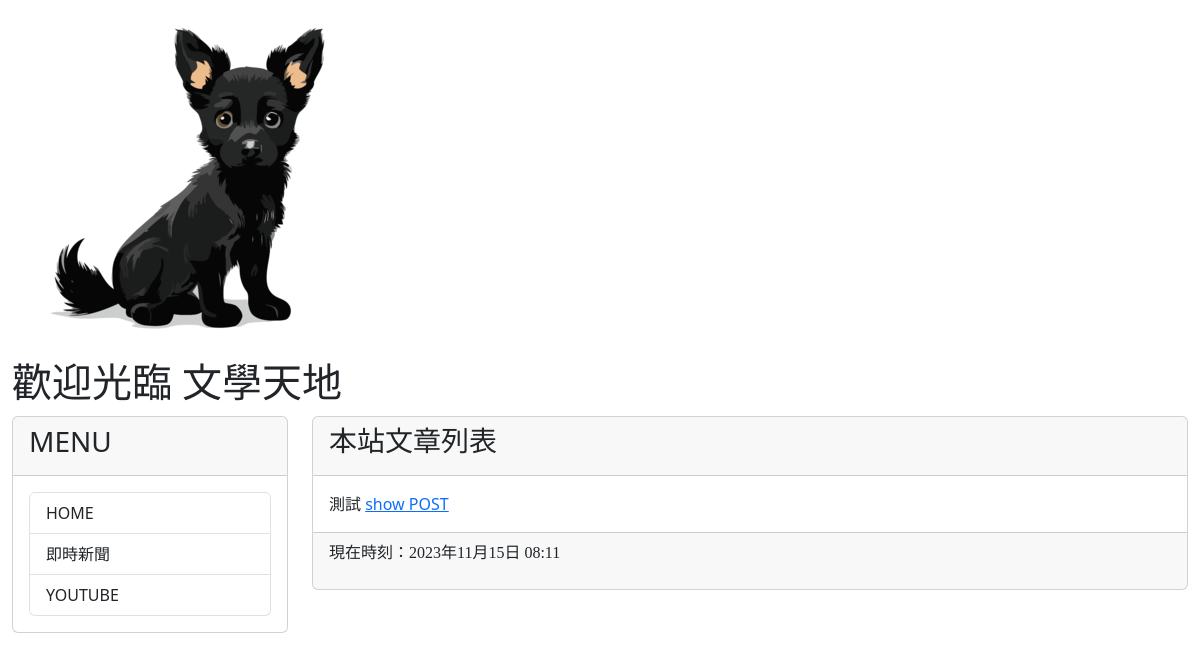
/, run on an earlier commit of the app's database.
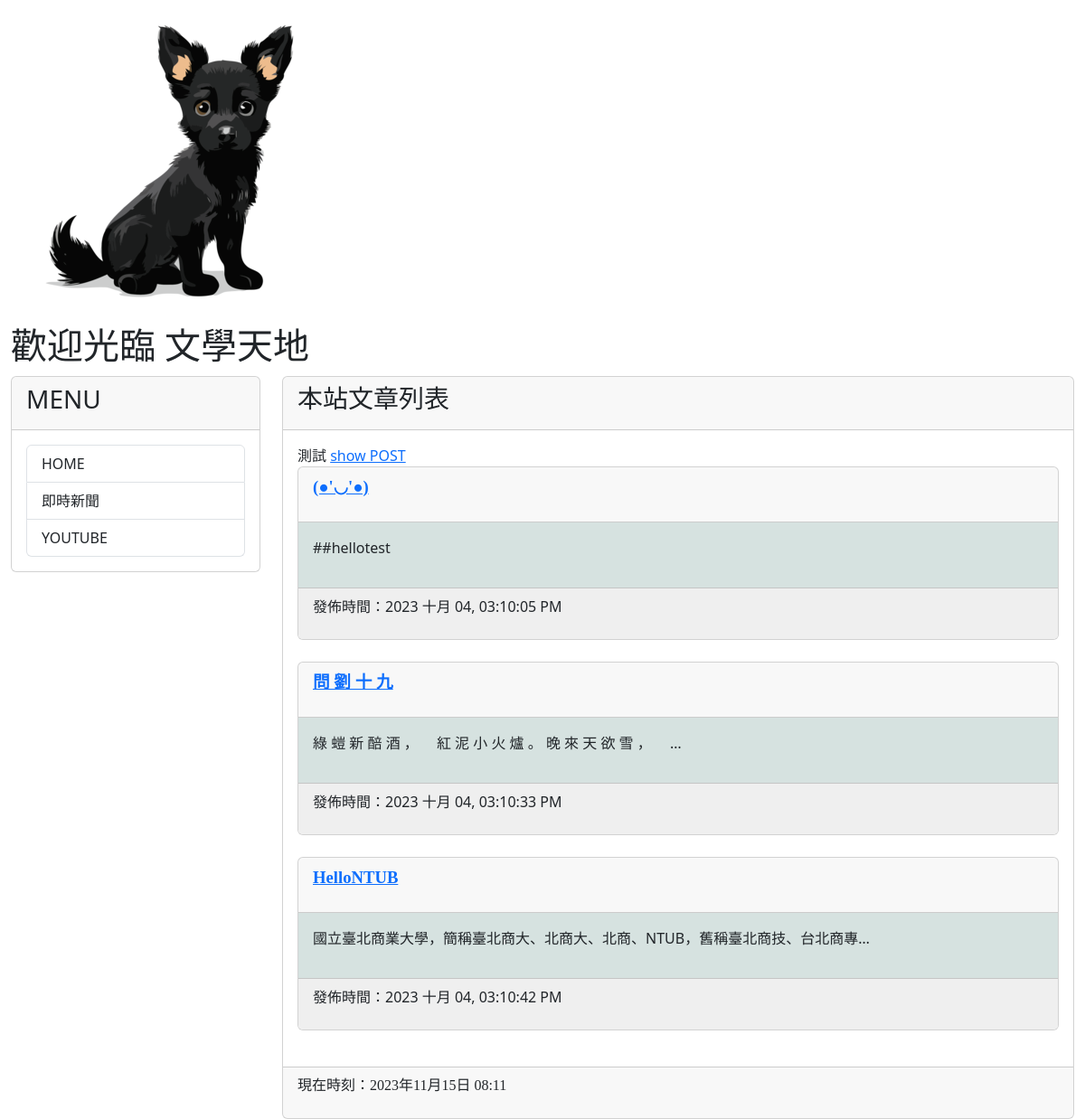
And on a later commit of the database.
### mysite/models.py (models this page shows, shortened)
class Post(models.Model):
    title = models.CharField(max_length=200)
    slug = models.CharField(max_length=200)
    body = models.TextField()
    pub_date = models.DateTimeField(auto_now_add=True) #自動取得現在時間
    class Meta:
        ordering = ('-pub_date',) #用pub_date去排序 -反向排序

### mysite/views.py (the view)
# urls.py: path('', mv.homepage, name="homepage"),
def homepage(request):
    posts = Post.objects.all()
    now = datetime.now()
    return render(request, 'index.html', locals())

### mysite/templates/index.html (shortened to what this page needs)
{% extends "base2.html" %}
{% block headmessage %} <h3 style='font-family:標楷體;'>本站文章列表</a> {% endblock headmessage %}
{% block content %}
測試
<a href='{% url 'post-url' 2015 10 3 02 %}'> show POST </a>
{% for post in posts %}
<div class='card'>
    <div class='card-header'>
        <p style='font-family:微軟正黑體;font-size:14pt;font-weight:bold;'>
            <a href='{% url 'showpost' post.slug%}'>{{ post.title }}</a>
        </p>
    </div>
    <div class='card-body' style='background-color:#D6E2E0'>
        <p>
           {{ post.body | truncatechars:40 }}
        </p>
    </div>
    <div class='card-footer'  style='background-color:#efefef'>
        <p>
            發佈時間：{{ post.pub_date | date:"Y M d, h:m:s A"}}
        </p>
    </div>
</div>
<br>
{% endfor %}
{% endblock content %}

What changed in the data, as far as the page shows it:
added Post: title "(●'◡'●)", body "##hellotest", pub_date "2023 十月 04, 03:10:05 PM"
added Post: title "問 劉 十 九", body "綠 螘 新 醅 酒 ， 紅 泥 小 火 爐 。 晚 來 天 欲 雪 ， …", pub_date "2023 十月 04, 03:10:33 PM"
added Post: title "HelloNTUB", body "國立臺北商業大學，簡稱臺北商大、北商大、北商、NTUB，舊稱臺北商技、台北商專…", pub_date "2023 十月 04, 03:10:42 PM"
